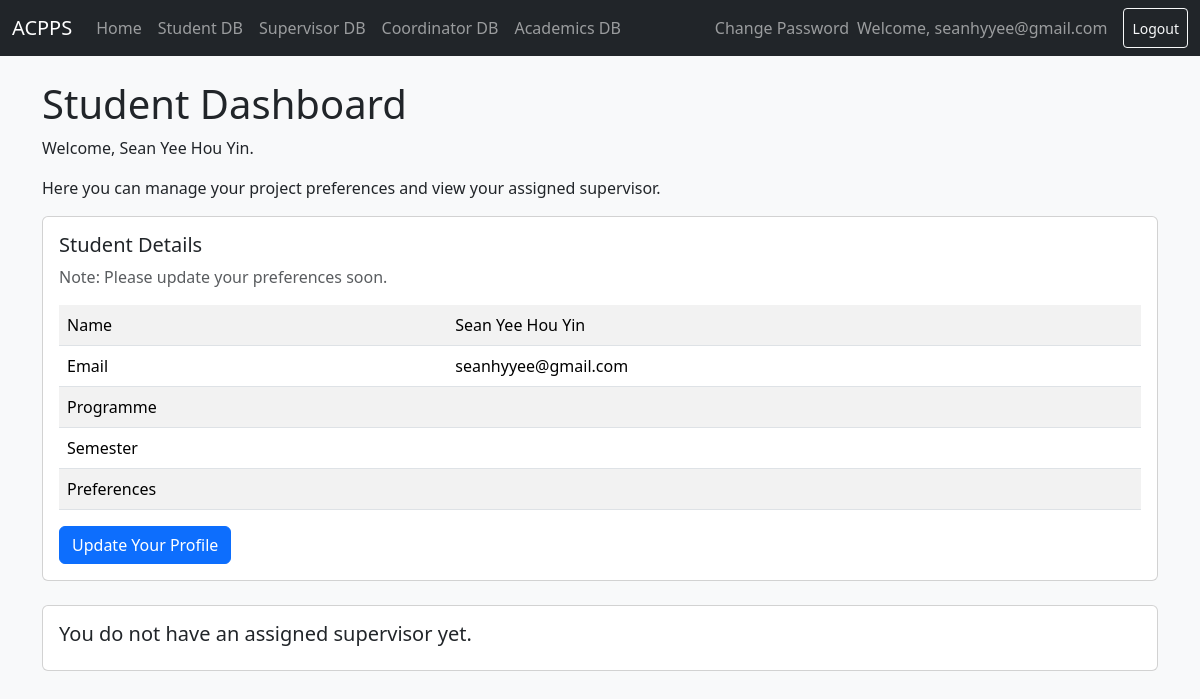
The app's page /dashboards/student/ (signed in), older data.
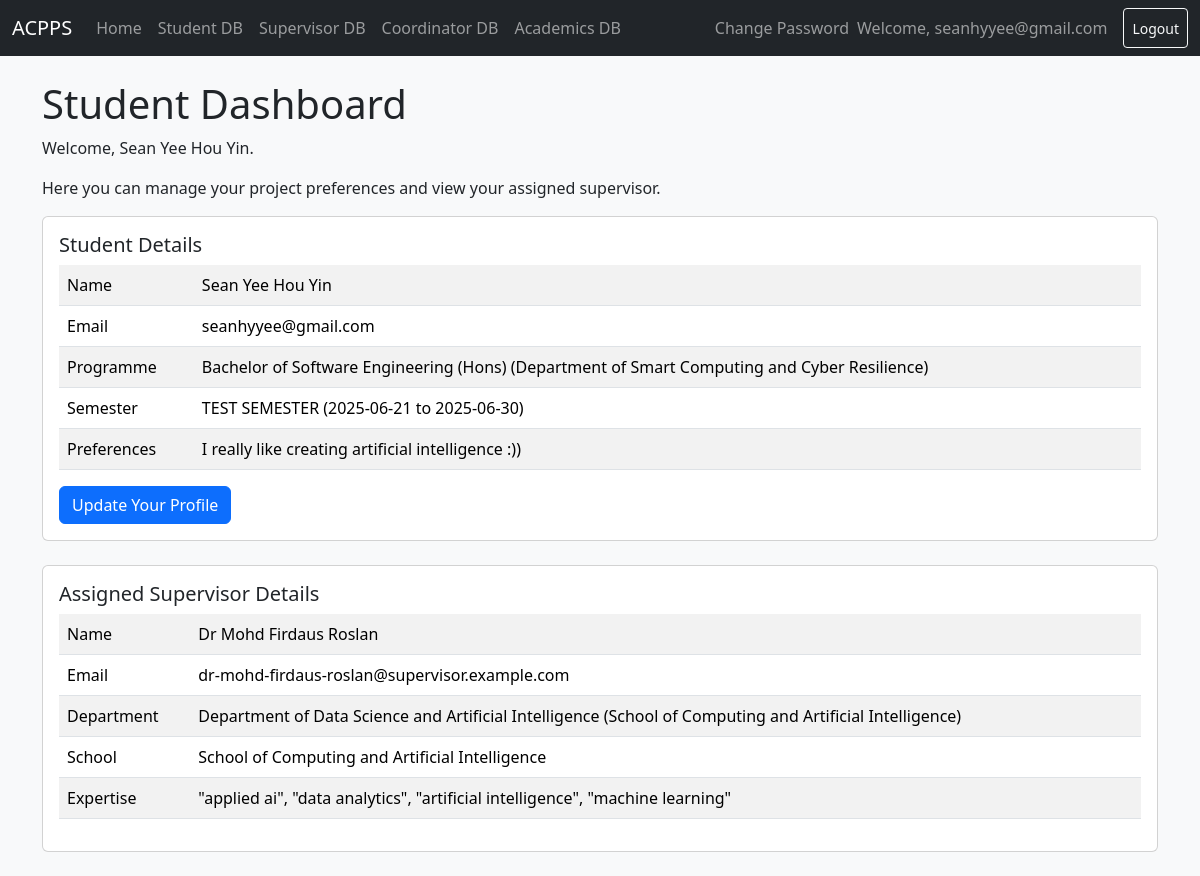
The same page, newer data.
### users/models.py (models this page shows, shortened)
class User(AbstractBaseUser, PermissionsMixin):
    email = models.EmailField(unique=True)
    is_active = models.BooleanField(default=True)
    is_staff = models.BooleanField(default=False)
    date_joined = models.DateTimeField(default=timezone.now)
    full_name = models.CharField(max_length=255, blank=False, null=False)
    USER_TYPE_CHOICES = (
        ('student', 'Student'),
        ('supervisor', 'Supervisor'),
    )
    user_type = models.CharField(max_length=10, choices=USER_TYPE_CHOICES)
    objects = UserManager()
    USERNAME_FIELD = 'email'
    REQUIRED_FIELDS = ['user_type']
    def get_full_name(self):
        return self.full_name or self.email

class StudentProfile(models.Model):
    user = models.OneToOneField(settings.AUTH_USER_MODEL, on_delete=models.CASCADE, primary_key=True)
    programme = models.ForeignKey(Programme, on_delete=models.SET_NULL, null=True, related_name='students')
    preference_text = models.TextField(blank=True, null=True)
    positive_preferences = models.TextField(blank=True, null=True)
    negative_preferences = models.TextField(blank=True, null=True)
    supervisor = models.ForeignKey(
        'SupervisorProfile', on_delete=models.SET_NULL, null=True, blank=True, related_name='students'
    )
    semester = models.ForeignKey(
        Semester,
        on_delete=models.PROTECT, # Don't delete a session if programmes are linked to it
        default=get_default_semester(),
        null=True,
        blank=True,
        related_name='students'
    )
    programme_match_type = models.IntegerField(null=True)
    matching_topics = models.TextField(blank=True, null=True)
    conflicting_topics = models.TextField(blank=True, null=True)

class SupervisorProfile(models.Model):
    user = models.OneToOneField(settings.AUTH_USER_MODEL, on_delete=models.CASCADE, primary_key=True)
    department = models.ForeignKey(Department, on_delete=models.SET_NULL, null=True, related_name='supervisors', blank=True)
    school = models.ForeignKey(School, on_delete=models.SET_NULL, null=True, related_name='supervisors', blank=True)
    expertise = models.TextField(blank=True, null=True)
    preferred_programmes_first_choice = models.ForeignKey(ProgrammePreferenceGroup, on_delete=models.SET_NULL, null=True, related_name='supervisors_first_choice', blank=True)
    preferred_programmes_second_choice = models.ForeignKey(ProgrammePreferenceGroup, on_delete=models.SET_NULL, null=True, related_name='supervisors_second_choice', blank=True)
    supervision_capacity = models.PositiveIntegerField(default=0)
    standardised_expertise = models.TextField(blank=True, null=True)
    accepting_students = models.BooleanField(default=True)
    @property
    def effective_school(self):
        return self.department.school if self.department else self.school if self.school else None

### academics/models.py (models this page shows)
class Programme(models.Model):
    name = models.CharField(max_length=100)
    department = models.ForeignKey(Department, on_delete=models.CASCADE, related_name='programmes')
    def __str__(self):
        return f"{self.name} ({self.department.name})"

class Department(models.Model):
    name = models.CharField(max_length=100)
    school = models.ForeignKey(School, on_delete=models.CASCADE, related_name='departments', null=True, blank=True)
    faculty = models.ForeignKey(Faculty, on_delete=models.CASCADE, related_name='departments', null=True, blank=True)
    def __str__(self):
        return f"{self.name} ({self.school.name if self.school else self.faculty.name if self.faculty else 'No School or Faculty'})"

class Semester(models.Model):
    name = models.CharField(max_length=100)
    start_date = models.DateField()
    end_date = models.DateField()
    class Meta:
        get_latest_by = 'start_date'
        ordering = ['-start_date']
    def __str__(self):
        return f"{self.name} ({self.start_date} to {self.end_date})"

class School(models.Model):
    name = models.CharField(max_length=100)
    faculty = models.ForeignKey(Faculty, on_delete=models.CASCADE, related_name='schools', null=True, blank=True)
    def __str__(self):
        return self.name

### dashboards/views.py (the view)
# urls.py: path('student/', StudentDashboardView.as_view(), name='student_dashboard'),
class StudentDashboardView(LoginRequiredMixin, View):
    login_url = "/login/"
    redirect_field_name = "redirect_to"
    template_name = 'dashboard/student.html'
    def get(self, request, *args, **kwargs):
        try:
            supervisor = SupervisorProfile.objects.get(pk=request.user.studentprofile.supervisor)
        except:
            supervisor = None
        if supervisor:
            context = {"supervisor": supervisor}
        else:
            context = {}
        return render(request, self.template_name, context)

### templates/dashboard/student.html (shortened to what this page needs)
{% extends "dashboard/dashboard_base.html" %}
{% block content %}
    <h1>Student Dashboard</h1>
    <p>Welcome, {{ user.get_full_name }}.</p>
    <p>Here you can manage your project preferences and view your assigned supervisor.</p>
    <div class="card mb-4">
        <div class="card-body">
            <h5 class="card-title">Student Details</h5>
            {% if not user.studentprofile.preference_text %}
                <p class="card-text text-muted">Note: Please update your preferences soon.</p>
            {% endif %}
            <div class="table-responsive">
                <table class="table table-striped table-hover">
                    <tr>
                        <td>Name</td>
                        <td>{{ user.get_full_name }}</td>
                    </tr>
                    <tr>
                        <td>Email</td>
                        <td>{{ user.email }}</td>
                    </tr>
                    <tr>
                        <td>Programme</td>
                        <td>{{ user.studentprofile.programme }}</td>
                    </tr>
                    <tr>
                        <td>Semester</td>
                        <td>{{ user.studentprofile.semester }}</td>
                    </tr>
                    <tr>
                        <td>Preferences</td>
                        <td>{{ user.studentprofile.preference_text }}</td>
                    </tr>
                </table>
            </div>
            <button type="button" id="update-btn" class="btn btn-primary" data-url="{% url 'update_profile' %}">Update Your Profile</button>
        </div>
    </div>
    <div class="card mb-4">
        <div class="card-body">
            {% if supervisor %}
                <h5 class="card-title">Assigned Supervisor Details</h5>
                <div class="table-responsive">
                    <table class="table table-striped table-hover">
                        <tr>
                            <td>Name</td>
                            <td>{{ supervisor.user.full_name }}</td>
                        </tr>
                        <tr>
                            <td>Email</td>
                            <td>{{ supervisor.user.email }}</td>
                        </tr>
                        {% if supervisor.department %}
                            <tr>
                                <td>Department</td>
                                <td>{{ supervisor.department }}</td>
                            </tr>
                        {% endif %}
                        <tr>
                            <td>School</td>
                            <td>{{ supervisor.effective_school }}</td>
                        </tr>
                        <tr>
                            <td>Expertise</td>
                            <td>{{ supervisor.expertise }}</td>
                        </tr>
                    </table>
                </div>
            {% else %}
                <h5 class="card-title">You do not have an assigned supervisor yet.</h5>
            {% endif %}
        </div>
    </div>
{% endblock %}
{% block extra_js %}
    {% load static %}
{% endblock %}

### templates/base.html (shortened to what this page needs)
<!DOCTYPE html>
<html lang="en">
<head>
    <link href="https://cdn.jsdelivr.net/npm/bootstrap@5.3.3/dist/css/bootstrap.min.css" rel="stylesheet">
    <link rel="stylesheet" href="https://cdn.jsdelivr.net/npm/bootstrap-icons@1.11.3/font/bootstrap-icons.min.css">
</head>
<body>
    <nav class="navbar navbar-expand-lg navbar-dark bg-dark mb-4">
        <div class="container-fluid">
            <a class="navbar-brand" href="{% url 'home' %}">ACPPS</a>
            <div class="collapse navbar-collapse" id="navbarNav">
                <ul class="navbar-nav me-auto mb-2 mb-lg-0">
                    <li class="nav-item"><a class="nav-link" href="{% url 'home' %}">Home</a></li>
                    {% if user.is_authenticated %}
                        {% if user.is_superuser %}
                            <li class="nav-item"><a class="nav-link" href="{% url 'student_dashboard' %}">Student DB</a></li>
                            <li class="nav-item"><a class="nav-link" href="{% url 'supervisor_dashboard' %}">Supervisor DB</a></li>
                            <li class="nav-item"><a class="nav-link" href="{% url 'coordinator_dashboard' %}">Coordinator DB</a></li>
                            <li class="nav-item"><a class="nav-link" href="{% url 'academics:dashboard' %}">Academics DB</a></li>
                        {% elif user.user_type == 'student' %}
                             <li class="nav-item"><a class="nav-link" href="{% url 'student_dashboard' %}">My Dashboard</a></li>
                        {% elif user.user_type == 'supervisor' %}
                            <li class="nav-item"><a class="nav-link" href="{% url 'supervisor_dashboard' %}">My Dashboard</a></li>
                        {% endif %}
                    {% endif %}
                </ul>
                <div class="navbar-nav ms-auto">
                    {% if user.is_authenticated %}
                        <li class="nav-item"><a class="nav-link" href="{% url 'password_change' %}">Change Password</a></li>
                        <span class="navbar-text me-3">
                            Welcome, {{ user.email }}
                        </span>
                        <form class="d-flex" action="{% url 'logout' %}" method="post">
                            <button type="submit" class="btn btn-outline-light btn-sm">Logout</button>
                        </form>
                    {% else %}
                        <a href="{% url 'login' %}" class="btn btn-outline-light">Login</a>
                    {% endif %}
                </div>
            </div>
        </div>
    </nav>
    <main class="container">
        {% block content %}
        {% endblock %}
    </main>
</body>
</html>

Row changes from the older to the newer data that the page shows:
changed User "seanhyyee@gmail.com": studentprofile.programme (not shown) → "Bachelor of Software Engineering (Hons) (Department of Smart Computing and Cyber Resilience)"; studentprofile.semester (not shown) → "TEST SEMESTER (2025-06-21 to 2025-06-30)"; studentprofile.preference_text (not shown) → "I really like creating artificial intelligence :))"
now on this page (row unchanged): SupervisorProfile: user.full_name "Dr Mohd Firdaus Roslan", user.email "dr-mohd-firdaus-roslan@supervisor.example.com", department "Department of Data Science and Artificial Intelligence (School of Computing and Artificial Intelligence)", effective_school "School of Computing and Artificial Intelligence", expertise "\"applied ai\", \"data analytics\", \"artificial intelligence\", \"machine learning\""
Text that changed along with them:
text no longer shown: "Note: Please update your preferences soon. You do not have an assigned supervisor yet."
text now shown: "Assigned Supervisor Details Name Email Department School Expertise"
